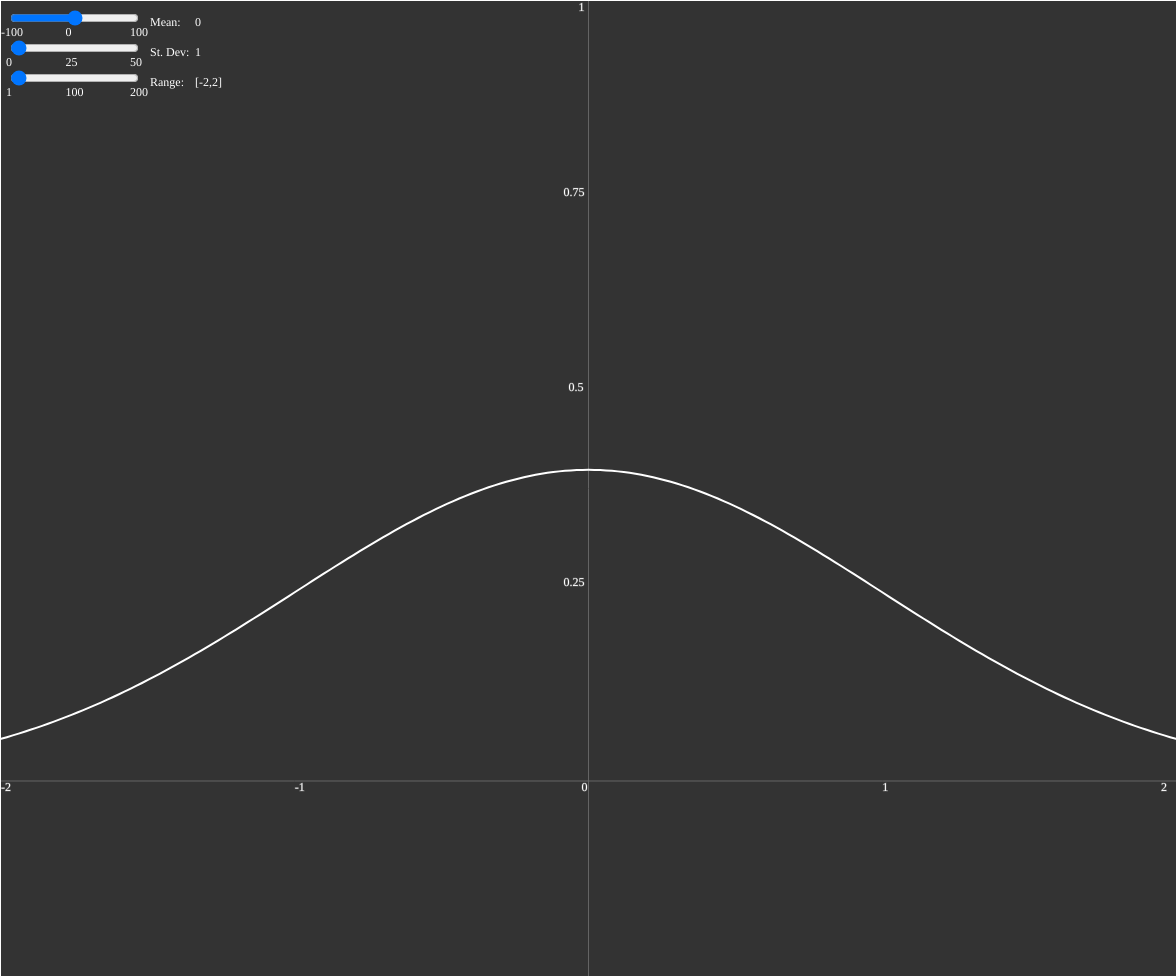
Frame 1 (no input)
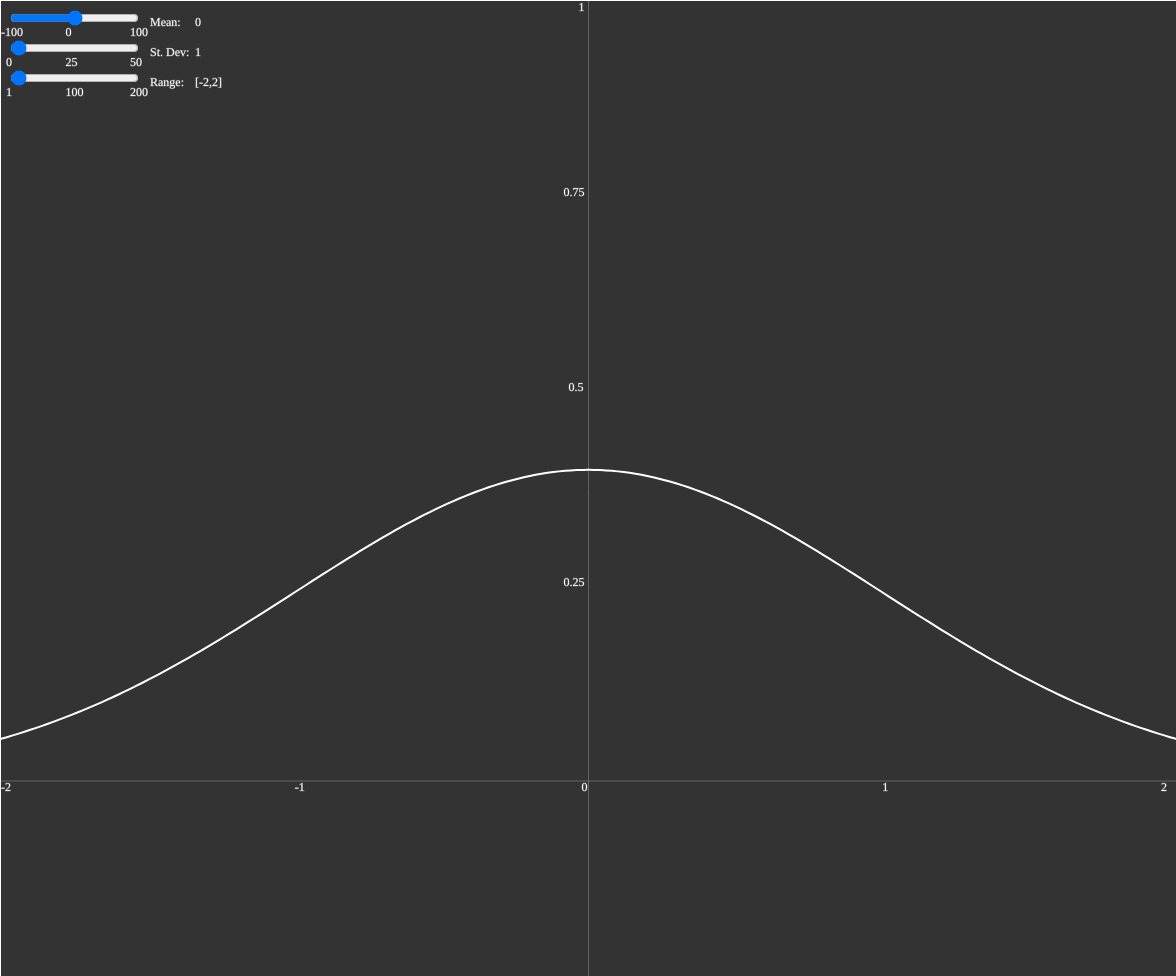
Frame 60 (no input)
Frame 120 (the mouse pressed at the canvas centre since frame 60): identical to frame 60, image omitted

The p5.js sketch that drew these frames (run headless with seeded random() and noise() and a simulated clock; from frame 60 on, the mouse is pressed at the canvas centre):

// p5.js sketch
// ── sketch.js
var meanSlider, rangeSlider, devSlider;

var maxMean = 100
var maxDev = 50
var maxRange = 200

var xOff = 20;
var yOff = 15;
var space = 30;
var start = 20;





  function setup() {
    var cnv = createCanvas(windowWidth-25, windowHeight-25);
      var winx = (windowWidth - width) / 2;
  var winy = (windowHeight - height) / 2;
  cnv.position(winx, winy);

    meanSlider = createSlider(-maxMean, maxMean, 0, 1);
    meanSlider.position(xOff,start);

    devSlider = createSlider(.5, maxDev, 1, 0.1,0.1);
    devSlider.position(xOff,start+space);

    rangeSlider = createSlider(1, maxRange, 2, 1);
    rangeSlider.position(xOff,start+2*space);
  }



  // Draw function
  function draw() {
    background(51);

        // Get user inputs
    var mean = meanSlider.value();
    var dev2 = devSlider.value()**2;
    var dev = devSlider.value();
    var range = rangeSlider.value();

    labels();
    axis();

    stroke(255);
    strokeWeight(2);
    noFill();

    // define some useful constants
    var e = 2.718281
    var cons = (1/sqrt((TWO_PI*dev2)))

    // Draw Function
    beginShape();
    for (var i = -range; i <= range + .1; i += range / 100) {
      var x = map(i,-range,range,0,width);

      var exp = -1*(((i-mean)**2) / (2*dev2));
      var yval =  cons * pow(e, exp);

      var y = map(yval,-0.25,1,height,0);

      vertex(x, y);
    }
    endShape();
  }

  function labels() {
    pop();
    strokeWeight(1);
    fill(255);
    textStyle(NORMAL);
    textFont('Georgia')

            // Get user inputs
    var mean = meanSlider.value();
    var dev2 = devSlider.value()**2;
    var dev = devSlider.value();
    var range = rangeSlider.value();

    text("Mean:", meanSlider.x * 2 + meanSlider.width - xOff, 25);
    text(mean, meanSlider.x * 2 + meanSlider.width + xOff + 5, 25);
    text("-" + maxMean, meanSlider.x - xOff, meanSlider.y + yOff);
    text(maxMean, meanSlider.x + meanSlider.width - xOff, meanSlider.y + yOff);
    text("0", meanSlider.x + meanSlider.width / 2 - xOff, meanSlider.y + yOff);

    text("St. Dev:", devSlider.x * 2 + devSlider.width - xOff, 25 + space);
    text(dev, devSlider.x * 2 + devSlider.width + xOff + 5, 25 + space);
    text("0", devSlider.x - xOff + 5, devSlider.y + yOff);
    text(maxDev, devSlider.x + devSlider.width - xOff, devSlider.y + yOff);
    text(maxDev / 2, devSlider.x + devSlider.width / 2 - xOff, devSlider.y + yOff);


    text("Range:", rangeSlider.x * 2 + rangeSlider.width - 20,  25 + 2*space);
    text("[-" + range + "," + range + "]" , rangeSlider.x * 2 + rangeSlider.width + xOff + 5,  25 + 2*space);
    text("1", rangeSlider.x - xOff + 5, rangeSlider.y + yOff);
    text(maxRange, rangeSlider.x + rangeSlider.width - xOff, rangeSlider.y + yOff);
    text(maxRange/2, rangeSlider.x + rangeSlider.width / 2 - xOff, rangeSlider.y + yOff);

    push();
  }

  // Create Function to draw x and y axis
  function axis() {

    var xaxis = height*4/5
    var yaxis = width/2

    stroke(100);
    strokeWeight(1);
    push();

    translate(0,xaxis);
    line(0,0,width,0);
    pop();
    push();

    translate(yaxis,0);
    line(0,0,0,height);
    pop();
    push();

    var mean = meanSlider.value();
    var dev2 = devSlider.value()**2;
    var dev = devSlider.value();
    var range = rangeSlider.value();

    // x-axis labels


    text("-" + range, 0 , xaxis + 10)
    text(range, width - 15, xaxis + 10)

    text("-" + range/2, yaxis/2, xaxis + 10)
    text(range/2, 3*yaxis/2, xaxis + 10)

    // y-axis labels
    text(1, yaxis - 10, 10)
    text(0.5, yaxis - 20, xaxis/2)
    text(0.75, yaxis - 25, xaxis/4)
    text(0.25, yaxis - 25, xaxis*3/4)

    // origin
    text(0, yaxis - 7, xaxis + 10)

  }
